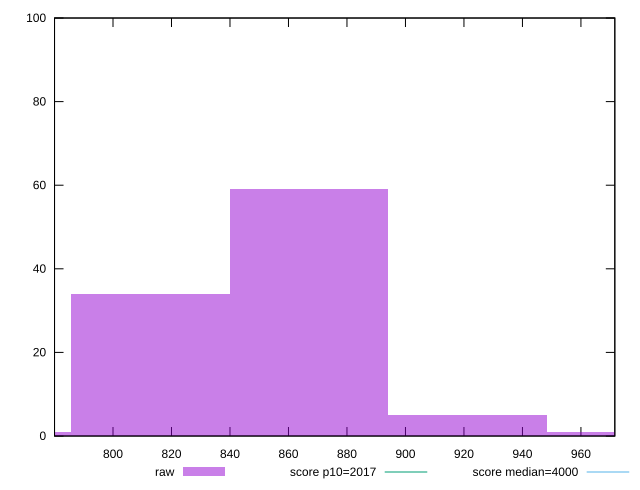

Generate this figure with gnuplot:
reset

$raw <<EOF
921.1484873020643 5
866.9632821666487 59
812.7780770312331 34
758.5928718958176 1
975.3336924374798 1
EOF

set key outside below
set boxwidth 54.18520513541554
set xrange [780.0080000000008:971.5880000000009]
set yrange [0:100]
set trange [0:100]
set style fill transparent solid 0.5 noborder

set parametric
set terminal svg size 640, 490 enhanced background rgb 'white'
set output "reports/report_00031_2021-02-24T23-18-18.084Z/mainthread-work-breakdown/samples/card/raw/histogram.svg"

plot $raw title "raw" with boxes, \
     2017,t title "score p10=2017", \
     4000,t title "score median=4000"

reset
